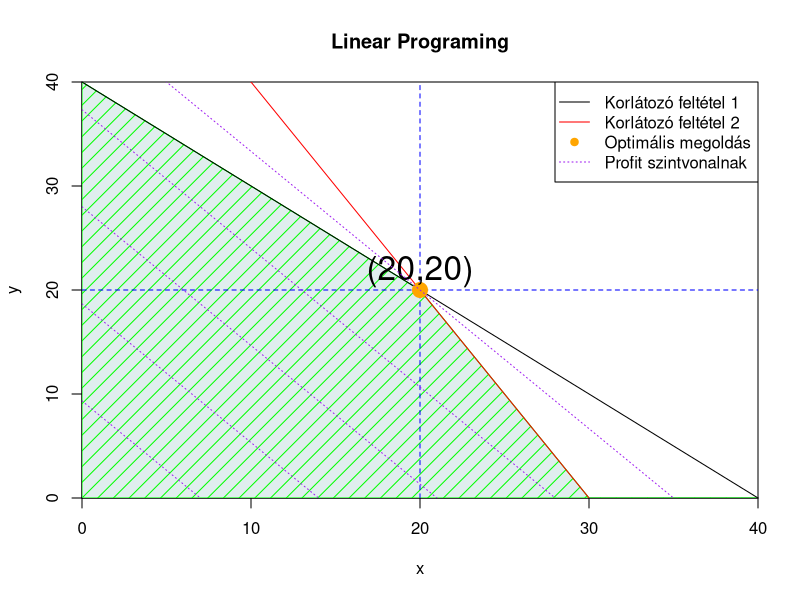

Source code (R):
# Create a sequence of x values
x <- seq(0, 40, 1)

# Define the linear function for 4x + 3y = k
equation <- function(x, k) {
  return((k - 4 * x) / 3)
}

# Define the constraints
c1 <- 40 - x
c2 <- 60 - 2 * x

# Calculate the minimum values
y_min <- pmin(c1, c2)
y_min_value <- min(c1, c2)

# Find intersection
common_elements <- intersect(c1, c2)
same_indices <- which(c1 == c2)
same_elements <- c1[same_indices]

# Plot the constraints and shaded area
plot(x, x, type = "n", ylab = "y", xlab = "x", main = "Linear Programing", xaxs = "i", yaxs = "i")
polygon(c(x, rev(x)), c(y_min, rep(0, length(x))), col = "azure2", density = NA,)
polygon(c(x, rev(x)), c(y_min, rep(0, length(x))), col = "green", density = 9, angle = 45)
lines(x, c1, type = "l", col = "black")
lines(x, c2, type = "l", col = "Red")

# Add horizontal and vertical lines at intersection points
abline(h = same_elements, col = "blue", lty = 2)
abline(v = same_indices - 1, col = "blue", lty = 2)

# Add points and labels at intersection points
points(same_indices - 1, same_elements, pch = 19, col = "Orange",cex = 2)
text(same_indices - 1, same_elements, paste("(", same_indices - 1, ",", same_elements, ")", sep = ""), pos = 3, col = "black", cex = 2)

# Calculate the constant k for the parallel line
k <- 4 * (same_indices-1) + 3 * same_elements

k_values <- seq(0, k, by = k/5) # Range of k values for parallel lines
for (k in k_values) {
  y_parallel <- equation(x, k)
  lines(x, y_parallel, col = "purple", lty = 3)
}

# Add a legend
legend("topright", legend = c("Korlátozó feltétel 1", "Korlátozó feltétel 2", "Optimális megoldás", "Profit szintvonalnak"), col = c("black", "red", "Orange", "purple"), lty = c(1, 1, NA, 3), pch = c(NA, NA, 19, NA))
